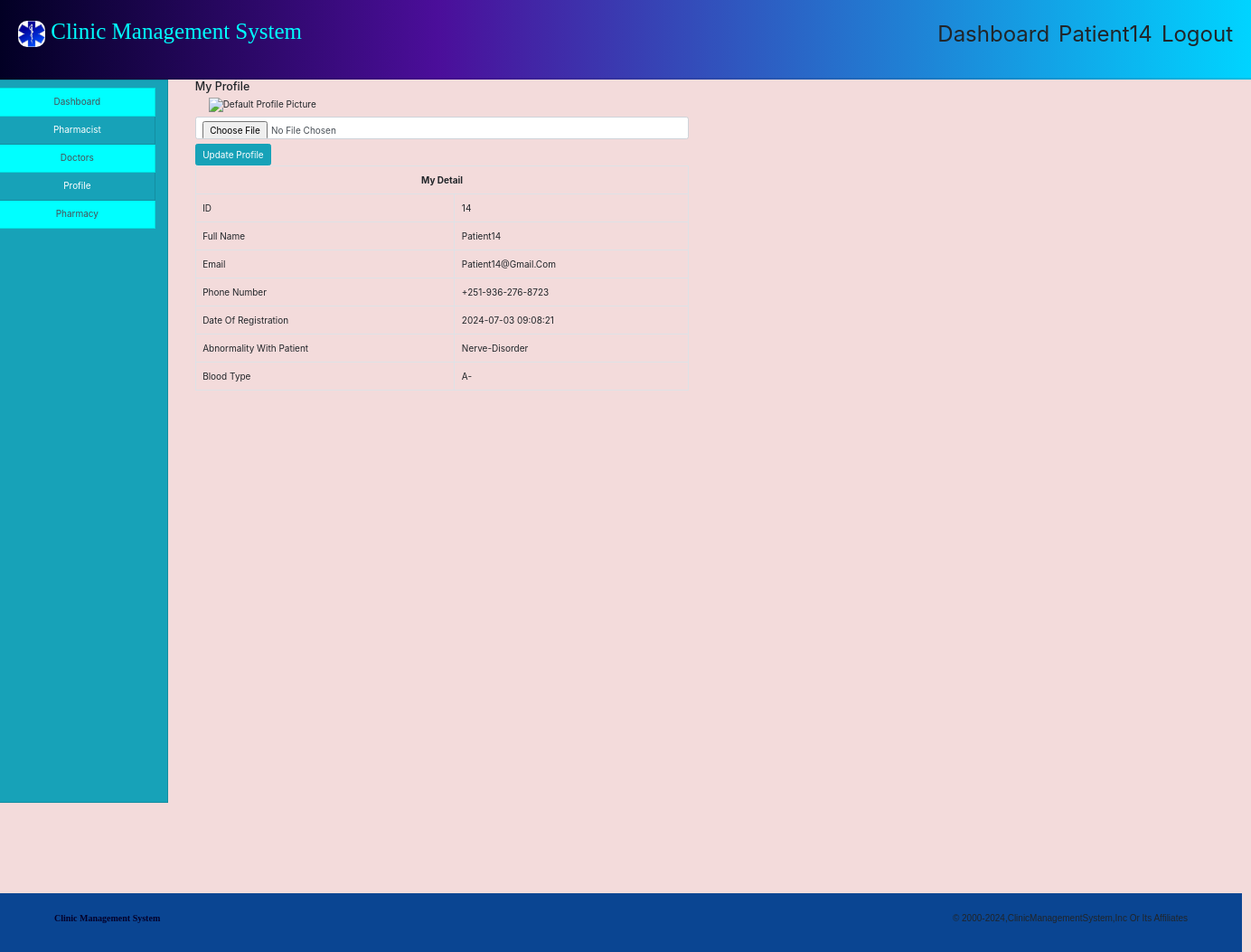
The page /patient/profile.php (signed in) on the database its author committed.
### tables this page shows
CREATE TABLE `patients` (
  `id` int(30) NOT NULL,
  `uname` varchar(100) NOT NULL,
  `email` varchar(100) NOT NULL,
  `password` varchar(100) NOT NULL,
  `phonenumber` varchar(20) NOT NULL,
  `profile` varchar(100) NOT NULL,
  `date_reg` varchar(100) NOT NULL,
  `diseases` varchar(100) NOT NULL,
  `bloodtype` varchar(10) NOT NULL
);

### patient/profile.php (the view, shortened to what this page needs)
<?php
require("../include/connection.php");
$username = $_SESSION['patient'];
$query = "SELECT * FROM patients WHERE uname='$username'";
$result = mysqli_query($conn, $query);
$row = mysqli_fetch_array($result);
?>
<!DOCTYPE html>
<html lang="en">
<head>
    <link rel="stylesheet" href="https://cdn.jsdelivr.net/npm/bootstrap@4.6.2/dist/css/bootstrap.min.css">
    <link rel="stylesheet" href="https://cdn.jsdelivr.net/npm/@fortawesome/fontawesome-free@6.4.2/css/all.min.css">
</head>
<body>
    <?php include("../include/header.php"); ?>
    <div class="container-fluid">
        <div class="row">
            <div class="col-md-2" style="margin-left: -30px;">
                <?php include("sidenav.php"); ?>
            </div>
            <div class="col-md-10">
                <div class="row">
                    <div class="col-md-6">
                        <h5>My Profile</h5>
                        <form action="profile.php" method="post" enctype="multipart/form-data">
                            <?php
                            if (!empty($row['profile'])) {
                                echo "<img src='img/" . htmlspecialchars($row['profile']) . "' alt='Profile Picture' class='col-md-12' style='height:250px;'>";
                            } else {
                                echo "<img src='img/default.jpg' alt='Default Profile Picture' class='col-md-12' style='height:250px;'>";
                            }
                            ?>
                            <input type="file" name="img" id="img" class="form-control my-2">
                            <button type="submit" class="btn btn-info" name="submit">Update Profile</button>
                        </form>
                        <table class="table table-bordered">
                            <tr>
                                <th colspan="2" class="text-center">My Detail</th>
                            </tr>
                            <tr>
                                <td>ID</td>
                                <td><?php echo htmlspecialchars($row['id']); ?></td>
                            </tr>
                            <tr>
                                <td>Full Name</td>
                                <td><?php echo htmlspecialchars($row['uname']); ?></td>
                            </tr>
                            <tr>
                                <td>Email</td>
                                <td><?php echo htmlspecialchars($row['email']); ?></td>
                            </tr>
                            <tr>
                                <td>Phone Number</td>
                                <td><?php echo htmlspecialchars($row['phonenumber']); ?></td>
                            </tr>
                            <tr>
                                <td>Date of Registration</td>
                                <td><?php echo htmlspecialchars($row['date_reg']); ?></td>
                            </tr>
                            <tr>
                                <td>Abnormality with patient</td>
                                <td><?php echo htmlspecialchars($row['diseases']); ?></td>
                            </tr>
                            <tr>
                                <td>Blood type</td>
                                <td><?php echo htmlspecialchars($row['bloodtype']); ?></td>
                            </tr>
                        </table>
                    </div>
                </div>
            </div>
        </div>
    </div>
    <?php require("../include/footer.php"); ?>
</body>
</html>

### patient/style.css (style rules this page uses)
:root { --darkblue: #001861; --nav: #63d1fc; --black: #333; --white: #ffffff; --light-grey: #DCDCDC; --light-color: #666; --light-bg: #eee; --border: .2rem solid rgba(0, 0, 0, .1); --box-shadow: 0 .5rem 1rem rgba(0, 0, 0, .1); }
*, *::before, *::after { margin: 0; padding: 0; box-sizing: border-box; outline: none; border: none; text-decoration: none !important; text-transform: capitalize; }
html { font-size: 62.5%; overflow-x: hidden; scroll-behavior: smooth; scroll-padding-top: 6.5rem; }

### include/header.php (style rules this page uses)
* { padding: 0; margin: 0; box-sizing: border-box; }
body { background: #f3dbdb; }

### rows shown on the page
patients: id "14", uname "Patient14", email "Patient14@gmail.com", phonenumber "+251-936-276-8723", date_reg "2024-07-03 09:08:21", diseases "Nerve-Disorder", bloodtype "A-"

### other values the page prints
$user "Patient14"
